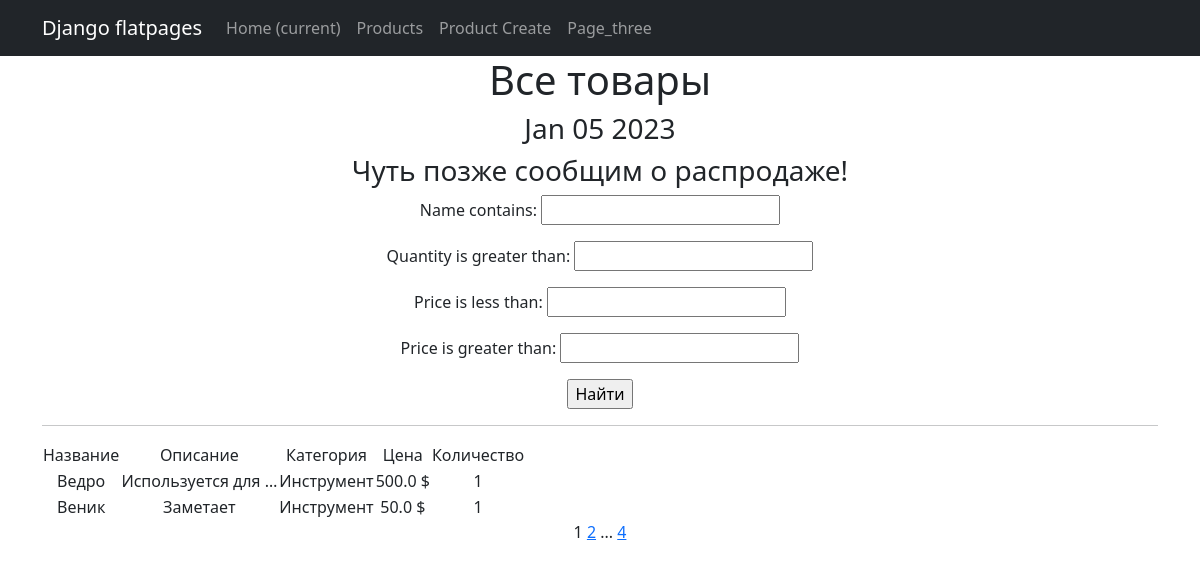
Screenshot of /products/ with the database file from the repository.
### simpleapp/models.py (models this page shows, shortened)
class Product(models.Model):
    name = models.CharField(
        max_length=50,
        unique=True, # названия товаров не должны повторяться
    )
    description = models.TextField()
    quantity = models.IntegerField(
        validators=[MinValueValidator(0)],
    )
    category = models.ForeignKey(
        to='Category',
        on_delete=models.CASCADE,
        related_name='products', # все продукты в категории будут доступны через поле products
    )
    price = models.FloatField(
        validators=[MinValueValidator(0.0)],
    )

class Category(models.Model):
    name = models.CharField(max_length=100, unique=True)

### simpleapp/views.py (the view)
# urls.py: path('', ProductsList.as_view(), name='product_list'),
class ProductsList(ListView):
    model = Product
    ordering = 'name'
    template_name = 'products.html'
    context_object_name = 'products'
    paginate_by = 2  # вот так мы можем указать количество записей на странице
    def get_queryset(self):
        queryset = super().get_queryset()
        self.filterset = ProductFilter(self.request.GET, queryset)
        return self.filterset.qs
    def get_context_data(self, **kwargs):
        context = super().get_context_data(**kwargs)
        context['time_now'] = datetime.utcnow()
        context['filterset'] = self.filterset
        context['next_sale'] = None
        return context

### simpleapp/templatetags/custom_filters.py (called while the page is built)
@register.filter()
def currency(value, code='rub'):
   postfix = CURRENCIES_SYMBOLS[code]
   return f'{value} {postfix}'

### simpleapp/templatetags/custom_tags.py (called while the page is built)
@register.simple_tag()
def current_time(format_string='%b %d %Y'):
   return datetime.utcnow().strftime(format_string)

@register.simple_tag(takes_context=True)
def url_replace(context, **kwargs):
   d = context['request'].GET.copy()
   for k, v in kwargs.items():
       d[k] = v
   return d.urlencode()

### templates/products.html (shortened to what this page needs)
{% extends 'flatpages/default.html' %}
{% load custom_filters %}
{% load custom_tags %}
{% block content %}
   <h1>Все товары</h1>
   <h3>{% current_time '%b %d %Y' %}</h3>
   <h3> {{ next_sale|default_if_none:"Чуть позже сообщим о распродаже!" }} </h3>
   <form action="" method="get">
       {{ filterset.form.as_p }}
       <input type="submit" value="Найти" />
   </form>
   <hr>
   {% if products %}
       <table>
           <tr>
               <td>Название</td>
               <td>Описание</td>
               <td>Категория</td>
               <td>Цена</td>
               <td>Количество</td>
           </tr>
           {% for product in products %}
           <tr>
               <td>{{ product.name }}</td>
               <td>{{ product.description|truncatewords:2 }}</td>
               <td>{{ product.category.name }}</td>
               <td>{{ product.price|currency:"usd" }}</td>
               <td>{{ product.quantity }}</td>
           </tr>
           {% endfor %}
       </table>
   {% else %}
       <h2>Товаров нет!</h2>
   {% endif %}
   {{ page_obj.number }}
   {% if page_obj.has_next %}
       <a href="?{% url_replace page=page_obj.next_page_number %}">{{ page_obj.next_page_number }}</a>
       {% if paginator.num_pages != page_obj.next_page_number %}
           ...
       <a href="?{% url_replace page=page_obj.paginator.num_pages %}">{{ page_obj.paginator.num_pages }}</a>
       {% endif %}
   {% endif %}
{% endblock content %}

### templates/flatpages/default.html (shortened to what this page needs)
<!DOCTYPE html>
<html lang="en">
    <head>
        {% load static%}
        <link href="{% static 'css/styles.css' %}" rel="stylesheet" />
    </head>
    <body>
<nav class="navbar navbar-expand-lg navbar-dark bg-dark static-top">
   <div class="container">
       <a class="navbar-brand" href="#">Django flatpages</a>
       <div class="collapse navbar-collapse" id="navbarResponsive">
           <ul class="navbar-nav ml-auto">
               <li class="nav-item active">
                   <a class="nav-link" href="#">Home
                       <span class="sr-only">(current)</span>
                   </a>
               </li>
               <li class="nav-item">
                   <a class="nav-link" href="/products/">Products</a>
               </li>
               <li class="nav-item">
                   <a class="nav-link" href="/products/create/">Product Create</a>
               </li>
               <li class="nav-item">
                   <a class="nav-link" href="/page_three/">Page_three</a>
               </li>
           </ul>
       </div>
   </div>
</nav>
    <div class="container">
   <div class="row">
       <div class="col-lg-12 text-center">
           {% block content %}{% endblock content %}
       </div>
   </div>
</div>
    </body>
</html>

### rows the page displays
Product: name "Ведро", description "Используется для …", category.name "Инструмент", price "500.0 $", quantity "1"
Product: name "Веник", description "Заметает", category.name "Инструмент", price "50.0 $", quantity "1"

### other values shown
{{ next_sale|default_if_none:"Чуть позже сообщим о распродаже!" }} "Чуть позже сообщим о распродаже!"
{{ page_obj.number }} "1"
{{ page_obj.next_page_number }} "2"
{{ page_obj.paginator.num_pages }} "4"
